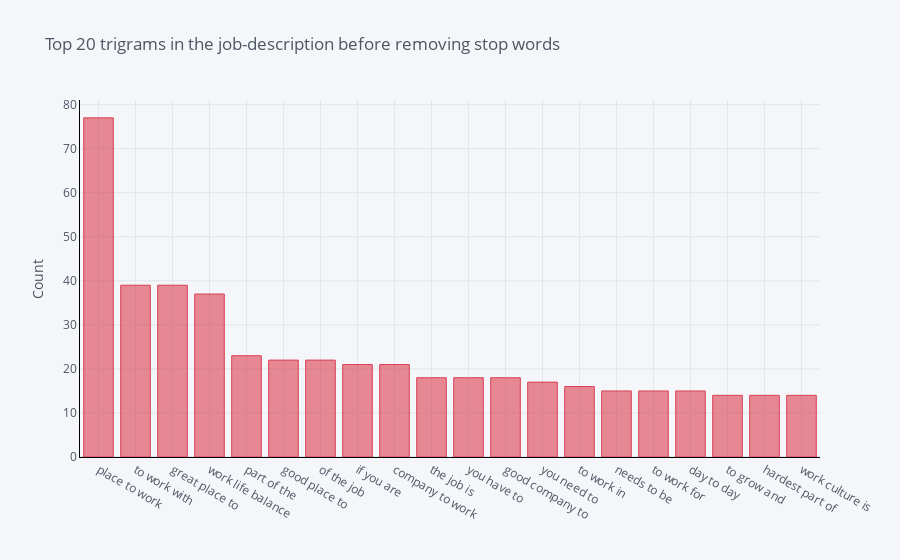

Notebook code for this chart:
### Code cell
#The distribution of Top trigrams before removing stop words

def get_top_n_trigram(corpus, n=None):
    vec = CountVectorizer(ngram_range=(3, 3)).fit(corpus)
    bag_of_words = vec.transform(corpus)
    sum_words = bag_of_words.sum(axis=0) 
    words_freq = [(word, sum_words[0, idx]) for word, idx in vec.vocabulary_.items()]
    words_freq =sorted(words_freq, key = lambda x: x[1], reverse=True)
    return words_freq[:n]
common_words = get_top_n_trigram(df['description'], 20)
# for word, freq in common_words:
#     print(word, freq)
df5 = pd.DataFrame(common_words, columns = ['description' , 'count'])
df5.groupby('description').sum()['count'].sort_values(ascending=False).iplot(
    kind='bar', yTitle='Count', linecolor='black', color='Red',title='Top 20 trigrams in the job-description before removing stop words')

### Figure 1 — Plotly figure (JSON) as saved in the notebook; plotly's stock layout.template omitted (floating-point values rounded to 4 significant figures)
{"data": [{"marker": {"color": "rgba(219, 64, 82, 0.6)", "line": {"color": "rgba(219, 64, 82, 1.0)", "width": 1}}, "name": "count", "orientation": "v", "text": "", "type": "bar", "x": ["place to work", "to work with", "great place to", "work life balance", "part of the", "good place to", "of the job", "if you are", "company to work", "the job is", "you have to", "good company to", "you need to", "to work in", "needs to be", "to work for", "day to day", "to grow and", "hardest part of", "work culture is"], "y": [77, 39, 39, 37, 23, 22, 22, 21, 21, 18, 18, 18, 17, 16, 15, 15, 15, 14, 14, 14]}], "layout": {"legend": {"bgcolor": "#F5F6F9", "font": {"color": "#4D5663"}}, "paper_bgcolor": "#F5F6F9", "plot_bgcolor": "#F5F6F9", "title": {"font": {"color": "#4D5663"}, "text": "Top 20 trigrams in the job-description before removing stop words"}, "xaxis": {"gridcolor": "#E1E5ED", "linecolor": "black", "showgrid": true, "tickfont": {"color": "#4D5663"}, "title": {"font": {"color": "#4D5663"}, "text": ""}, "zerolinecolor": "#E1E5ED"}, "yaxis": {"gridcolor": "#E1E5ED", "linecolor": "black", "showgrid": true, "tickfont": {"color": "#4D5663"}, "title": {"font": {"color": "#4D5663"}, "text": "Count"}, "zerolinecolor": "#E1E5ED"}}}
